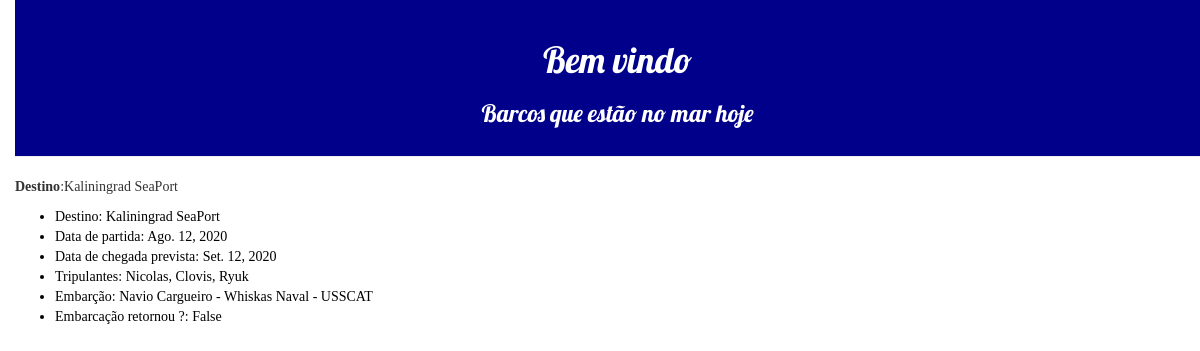
The app's page /geral/, older data.
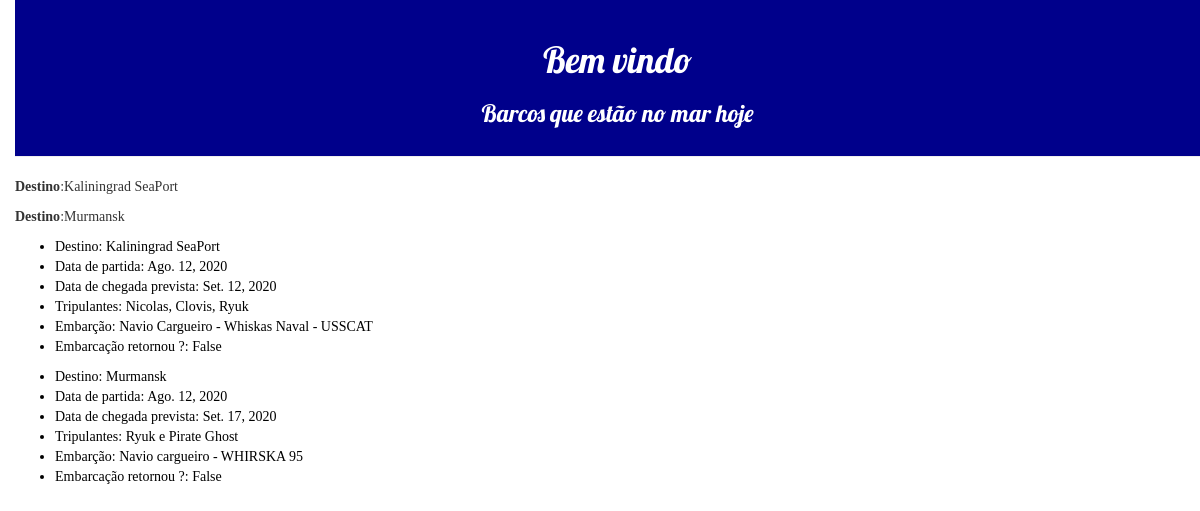
The same page, newer data.
### quem_foi_para_mar_core/models.py (models this page shows, shortened)
class Viagem(models.Model):
    class Meta:
        verbose_name_plural = "Viagens"
    destino = models.CharField("Destino", max_length=254)
    data_partida = models.DateField("Data de partida", auto_now=False)
    data_chegada_prevista = models.DateField("Data de chegada prevista",
                                             auto_now=False)
    tripulacao = models.CharField("Nome dos tripulantes", max_length=254)
    embarcacao_retornou = models.BooleanField("Retornou ?", default=False)
    embarcacao_id = models.ForeignKey(Embarcacao, on_delete=models.PROTECT)
    pescador_id = models.ForeignKey(Pescador, default=1, on_delete=models.PROTECT)

class Embarcacao(models.Model):
    class Meta:
        verbose_name_plural = "Embarcações"
    nome = models.CharField("Nome", max_length=254)
    numeracao = models.CharField("Numeração", max_length=50)
    modelo = models.CharField("Modelo", max_length=100)
    caracteristicas = models.CharField("características", max_length=254)
    def __str__(self):
        return self.nome

### quem_foi_para_mar_core/views.py (the view)
# urls.py: path('', views.ViagemViewSet.list_barcos, name='Listar barcos'),
    def list_barcos(request):
        barcos_no_mar_hoje = Viagem.objects.filter(data_partida=timezone.now()).order_by('data_partida')
        return render(request, 'quem_foi_para_mar_core/geral.html', {'barcos_no_mar_hoje': barcos_no_mar_hoje})

### quem_foi_para_mar_core/templates/quem_foi_para_mar_core/geral.html (shortened to what this page needs)
{% load static %}
<html>
  <head>
      <link rel="stylesheet" href="//maxcdn.bootstrapcdn.com/bootstrap/3.2.0/css/bootstrap.min.css">
      <link rel="stylesheet" href="//maxcdn.bootstrapcdn.com/bootstrap/3.2.0/css/bootstrap-theme.min.css">
      <link rel="stylesheet" href="{% static 'css/quem_foi_para_mar_core.css' %}">
  </head>
<body>
  <div class="page-header">
      <h1>Bem vindo</h1>
      <h3>Barcos que estão no mar hoje</h3>
</div>
<div class="barcos-hoje">
  {% for barco in barcos_no_mar_hoje %}
    <p><b>Destino</b>:{{barco.destino}}</p>
  {% endfor %}
</div>
  <div class="post">
      {% for barco in barcos_no_mar_hoje %}
    <ul>
        <li>Destino: {{barco.destino}}</li>
        <li>Data de partida: {{barco.data_partida}}</li>
        <li>Data de chegada prevista: {{barco.data_chegada_prevista}}</li>
        <li>Tripulantes: {{barco.tripulacao}}</li>
        <li>Embarção: {{barco.embarcacao_id}}</li>
        <li>Embarcação retornou ?: {{barco.embarcacao_retornou}}</li>
    </ul>
      {% endfor %}
  </div>
</body>
</html>

### quem_foi_para_mar_core/static/css/quem_foi_para_mar_core.css (style rules this page uses)
h1, h2, h3 { color: #ffffff; font-family: 'Lobster'; text-align: center; }
p { text-align: justify; }
body { padding-left: 15px; font-family: 'sans-serif'; align-items: center; text-align: center; justify-content: center; }
.page-header { background-color: #00008B; color: #ffffff; margin-top: 0; padding: 20px 20px 20px 40px; align-items: center; justify-content: center; }
.post { align-items: center; text-align: justify; color: #000000; }

Row changes from the older to the newer data that the page shows:
added Viagem: destino "Murmansk", data_partida "Ago. 12, 2020", data_chegada_prevista "Set. 17, 2020", tripulacao "Ryuk e Pirate Ghost", embarcacao_id "Navio cargueiro - WHIRSKA 95", embarcacao_retornou "False"
